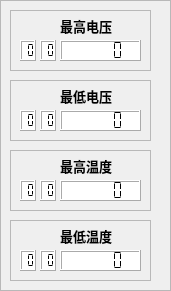
    <widget class="QFrame" name="frame_2">
     <property name="geometry">
      <rect>
       <x>10</x>
       <y>140</y>
       <width>171</width>
       <height>291</height>
      </rect>
     </property>
     <property name="frameShape">
      <enum>QFrame::StyledPanel</enum>
     </property>
     <property name="frameShadow">
      <enum>QFrame::Raised</enum>
     </property>
     <widget class="QFrame" name="frame_12">
      <property name="geometry">
       <rect>
        <x>10</x>
        <y>10</y>
        <width>141</width>
        <height>61</height>
       </rect>
      </property>
      <property name="frameShape">
       <enum>QFrame::StyledPanel</enum>
      </property>
      <property name="frameShadow">
       <enum>QFrame::Raised</enum>
      </property>
      <widget class="QLabel" name="label_zgdy">
       <property name="geometry">
        <rect>
         <x>50</x>
         <y>0</y>
         <width>71</width>
         <height>31</height>
        </rect>
       </property>
       <property name="font">
        <font>
         <family>Andale Mono</family>
         <pointsize>10</pointsize>
         <weight>75</weight>
         <bold>true</bold>
        </font>
       </property>
       <property name="text">
        <string>最高电压</string>
       </property>
      </widget>
      <widget class="QLCDNumber" name="lcd_p2_zgdy">
       <property name="geometry">
        <rect>
         <x>50</x>
         <y>30</y>
         <width>81</width>
         <height>21</height>
        </rect>
       </property>
       <property name="styleSheet">
        <string notr="true">background-color: rgb(255, 255, 255);</string>
       </property>
       <property name="segmentStyle">
        <enum>QLCDNumber::Flat</enum>
       </property>
      </widget>
      <widget class="QLCDNumber" name="lcd_p2_zgdy_loc_2">
       <property name="geometry">
        <rect>
         <x>30</x>
         <y>30</y>
         <width>16</width>
         <height>21</height>
        </rect>
       </property>
       <property name="styleSheet">
        <string notr="true">background-color: rgb(255, 255, 255);</string>
       </property>
       <property name="numDigits">
        <number>2</number>
       </property>
       <property name="segmentStyle">
        <enum>QLCDNumber::Flat</enum>
       </property>
      </widget>
      <widget class="QLCDNumber" name="lcd_p2_zgdy_loc_1">
       <property name="geometry">
        <rect>
         <x>10</x>
         <y>30</y>
         <width>16</width>
         <height>21</height>
        </rect>
       </property>
       <property name="styleSheet">
        <string notr="true">background-color: rgb(255, 255, 255);</string>
       </property>
       <property name="numDigits">
        <number>2</number>
       </property>
       <property name="segmentStyle">
        <enum>QLCDNumber::Flat</enum>
       </property>
      </widget>
     </widget>
     <widget class="QFrame" name="frame_13">
      <property name="geometry">
       <rect>
        <x>10</x>
        <y>80</y>
        <width>141</width>
        <height>61</height>
       </rect>
      </property>
      <property name="frameShape">
       <enum>QFrame::StyledPanel</enum>
      </property>
      <property name="frameShadow">
       <enum>QFrame::Raised</enum>
      </property>
      <widget class="QLabel" name="label_zddy">
       <property name="geometry">
        <rect>
         <x>50</x>
         <y>0</y>
         <width>71</width>
         <height>31</height>
        </rect>
       </property>
       <property name="font">
        <font>
         <family>Andale Mono</family>
         <pointsize>10</pointsize>
         <weight>75</weight>
         <bold>true</bold>
        </font>
       </property>
       <property name="text">
        <string>最低电压</string>
       </property>
      </widget>
      <widget class="QLCDNumber" name="lcd_p2_zddy">
       <property name="geometry">
        <rect>
         <x>50</x>
         <y>30</y>
         <width>81</width>
         <height>21</height>
        </rect>
       </property>
       <property name="styleSheet">
        <string notr="true">background-color: rgb(255, 255, 255);</string>
       </property>
       <property name="segmentStyle">
        <enum>QLCDNumber::Flat</enum>
       </property>
      </widget>
      <widget class="QLCDNumber" name="lcd_p2_zddy_loc_2">
       <property name="geometry">
        <rect>
         <x>30</x>
         <y>30</y>
         <width>16</width>
         <height>21</height>
        </rect>
       </property>
       <property name="styleSheet">
        <string notr="true">background-color: rgb(255, 255, 255);</string>
       </property>
       <property name="numDigits">
        <number>2</number>
       </property>
       <property name="segmentStyle">
        <enum>QLCDNumber::Flat</enum>
       </property>
      </widget>
      <widget class="QLCDNumber" name="lcd_p2_zddy_loc_1">
       <property name="geometry">
        <rect>
         <x>10</x>
         <y>30</y>
         <width>16</width>
         <height>21</height>
        </rect>
       </property>
       <property name="styleSheet">
        <string notr="true">background-color: rgb(255, 255, 255);</string>
       </property>
       <property name="numDigits">
        <number>2</number>
       </property>
       <property name="segmentStyle">
        <enum>QLCDNumber::Flat</enum>
       </property>
      </widget>
     </widget>
     <widget class="QFrame" name="frame_14">
      <property name="geometry">
       <rect>
        <x>10</x>
        <y>150</y>
        <width>141</width>
        <height>61</height>
       </rect>
      </property>
      <property name="frameShape">
       <enum>QFrame::StyledPanel</enum>
      </property>
      <property name="frameShadow">
       <enum>QFrame::Raised</enum>
      </property>
      <widget class="QLabel" name="label_zgwd">
       <property name="geometry">
        <rect>
         <x>50</x>
         <y>0</y>
         <width>71</width>
         <height>31</height>
        </rect>
       </property>
       <property name="font">
        <font>
         <family>Andale Mono</family>
         <pointsize>10</pointsize>
         <weight>75</weight>
         <bold>true</bold>
        </font>
       </property>
       <property name="text">
        <string>最高温度</string>
       </property>
      </widget>
      <widget class="QLCDNumber" name="lcd_p2_zgwd">
       <property name="geometry">
        <rect>
         <x>50</x>
         <y>30</y>
         <width>81</width>
         <height>21</height>
        </rect>
       </property>
       <property name="styleSheet">
        <string notr="true">background-color: rgb(255, 255, 255);</string>
       </property>
       <property name="segmentStyle">
        <enum>QLCDNumber::Flat</enum>
       </property>
      </widget>
      <widget class="QLCDNumber" name="lcd_p2_zgwd_loc_2">
       <property name="geometry">
        <rect>
         <x>30</x>
         <y>30</y>
         <width>16</width>
         <height>21</height>
        </rect>
       </property>
       <property name="styleSheet">
        <string notr="true">background-color: rgb(255, 255, 255);</string>
       </property>
       <property name="numDigits">
        <number>2</number>
       </property>
       <property name="segmentStyle">
        <enum>QLCDNumber::Flat</enum>
       </property>
      </widget>
      <widget class="QLCDNumber" name="lcd_p2_zgwd_loc_1">
       <property name="geometry">
        <rect>
         <x>10</x>
         <y>30</y>
         <width>16</width>
         <height>21</height>
        </rect>
       </property>
       <property name="styleSheet">
        <string notr="true">background-color: rgb(255, 255, 255);</string>
       </property>
       <property name="numDigits">
        <number>2</number>
       </property>
       <property name="segmentStyle">
        <enum>QLCDNumber::Flat</enum>
       </property>
      </widget>
     </widget>
     <widget class="QFrame" name="frame_15">
      <property name="geometry">
       <rect>
        <x>10</x>
        <y>220</y>
        <width>141</width>
        <height>61</height>
       </rect>
      </property>
      <property name="frameShape">
       <enum>QFrame::StyledPanel</enum>
      </property>
      <property name="frameShadow">
       <enum>QFrame::Raised</enum>
      </property>
      <widget class="QLabel" name="label_zdwd">
       <property name="geometry">
        <rect>
         <x>50</x>
         <y>0</y>
         <width>71</width>
         <height>31</height>
        </rect>
       </property>
       <property name="font">
        <font>
         <family>Andale Mono</family>
         <pointsize>10</pointsize>
         <weight>75</weight>
         <bold>true</bold>
        </font>
       </property>
       <property name="text">
        <string>最低温度</string>
       </property>
      </widget>
      <widget class="QLCDNumber" name="lcd_p2_zdwd">
       <property name="geometry">
        <rect>
         <x>50</x>
         <y>30</y>
         <width>81</width>
         <height>21</height>
        </rect>
       </property>
       <property name="styleSheet">
        <string notr="true">background-color: rgb(255, 255, 255);</string>
       </property>
       <property name="segmentStyle">
        <enum>QLCDNumber::Flat</enum>
       </property>
      </widget>
      <widget class="QLCDNumber" name="lcd_p2_zdwd_loc_2">
       <property name="geometry">
        <rect>
         <x>30</x>
         <y>30</y>
         <width>16</width>
         <height>21</height>
        </rect>
       </property>
       <property name="styleSheet">
        <string notr="true">background-color: rgb(255, 255, 255);</string>
       </property>
       <property name="numDigits">
        <number>2</number>
       </property>
       <property name="segmentStyle">
        <enum>QLCDNumber::Flat</enum>
       </property>
      </widget>
      <widget class="QLCDNumber" name="lcd_p2_zdwd_loc_1">
       <property name="geometry">
        <rect>
         <x>10</x>
         <y>30</y>
         <width>16</width>
         <height>21</height>
        </rect>
       </property>
       <property name="styleSheet">
        <string notr="true">background-color: rgb(255, 255, 255);</string>
       </property>
       <property name="numDigits">
        <number>2</number>
       </property>
       <property name="segmentStyle">
        <enum>QLCDNumber::Flat</enum>
       </property>
      </widget>
     </widget>
    </widget>
